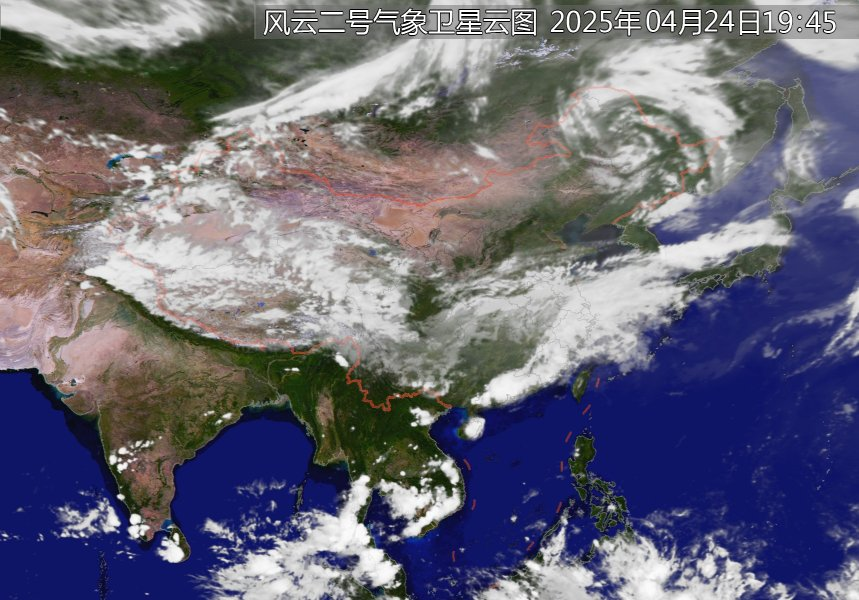
#> input picture images/SEVP_NSMC_WXCL_ASC_E99_ACHN_LNO_PY_20250424111500000.JPG, 859 x 600 px; its folder holds 4 pictures in this run
$ python cloudInterpBatch.py
#> lines starting #> are read from the running program, lines starting #| are printed output that depends on the picture
import cv2
import numpy as np
import imageio
import glob
import os

# 步骤1：收集所有云图文件路径，并排序
# 假设图片都在 ./clouds/ 目录下， 文件后缀为 .JPG
img_dir = './images/'
img_files = sorted(glob.glob(os.path.join(img_dir, '*.JPG')))

# 确认有足够图片
assert len(img_files) >= 2, "至少需要2张图片"

# 可以调整补间帧数
num_inter_frames = 24    # 每对图片之间插8帧

frames = []

for i in range(len(img_files) - 1):
    img1 = cv2.imread(img_files[i])
#> img1 is the input picture: shape (600, 859, 3); mean B, G, R 119.6, 103.7, 104.5
    img2 = cv2.imread(img_files[i+1])
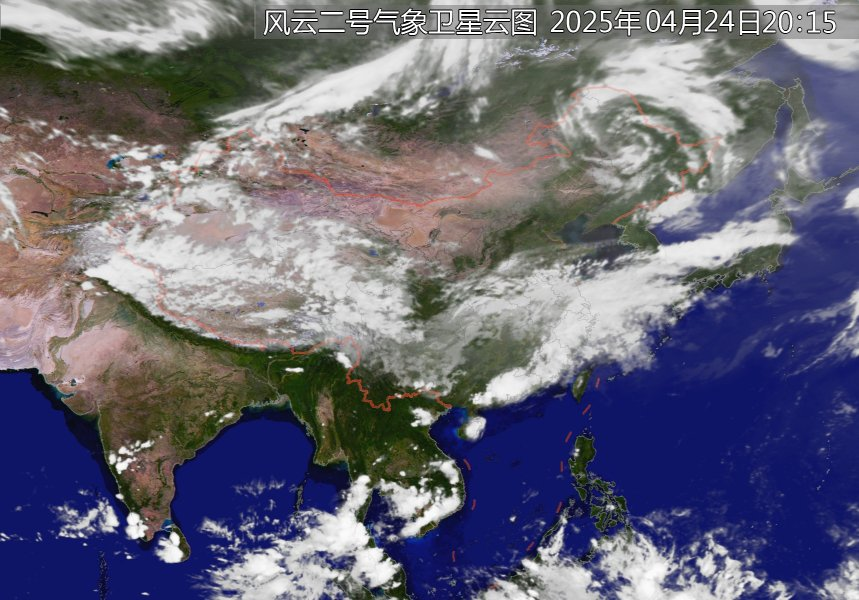
#> input picture images/SEVP_NSMC_WXCL_ASC_E99_ACHN_LNO_PY_20250424121500000.JPG, 859 x 600 px
#> img2 is the input picture: shape (600, 859, 3); mean B, G, R 119.9, 103.9, 104.6
    assert img1.shape == img2.shape, "图片尺寸不一致"

    # 先加原始帧
    if i == 0:
        frames.append(img1)

    # 建立补间帧
    for j in range(1, num_inter_frames + 1):
        alpha = j / (num_inter_frames + 1)
        inter = cv2.addWeighted(img1, 1 - alpha, img2, alpha, 0)
        frames.append(inter)
#> after the loop, frames = 25 items
    frames.append(img2)
#> pass 2 of the loop `for i in range(len(img_files) - 1):`:
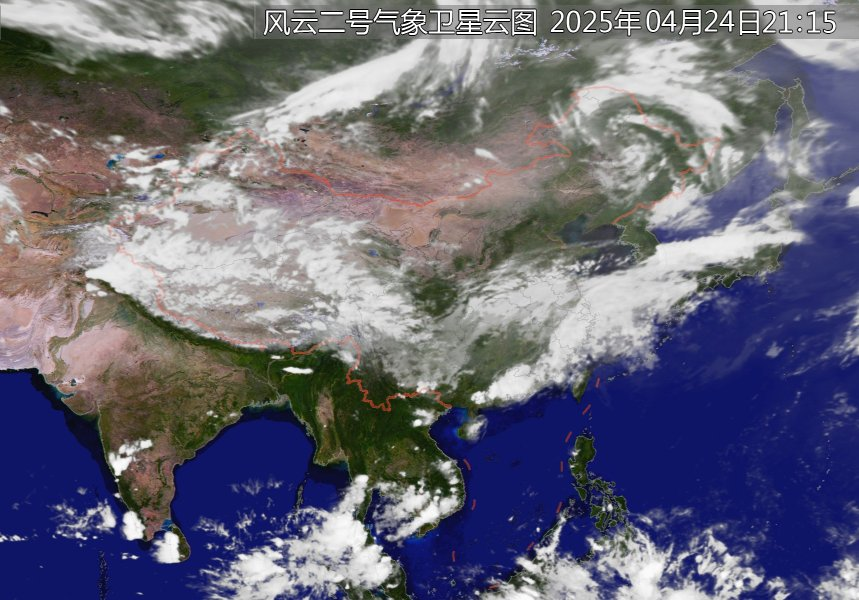
#> input picture images/SEVP_NSMC_WXCL_ASC_E99_ACHN_LNO_PY_20250424131500000.JPG, 859 x 600 px
#> img2 is the input picture: shape (600, 859, 3); mean B, G, R 120.2, 104.1, 104.7
#> the loop `for j in range(1, num_inter_frames + 1):` made 24 passes
#> pass 1, `inter = cv2.addWeighted(img1, 1 - alpha, img2, alpha, 0)`:
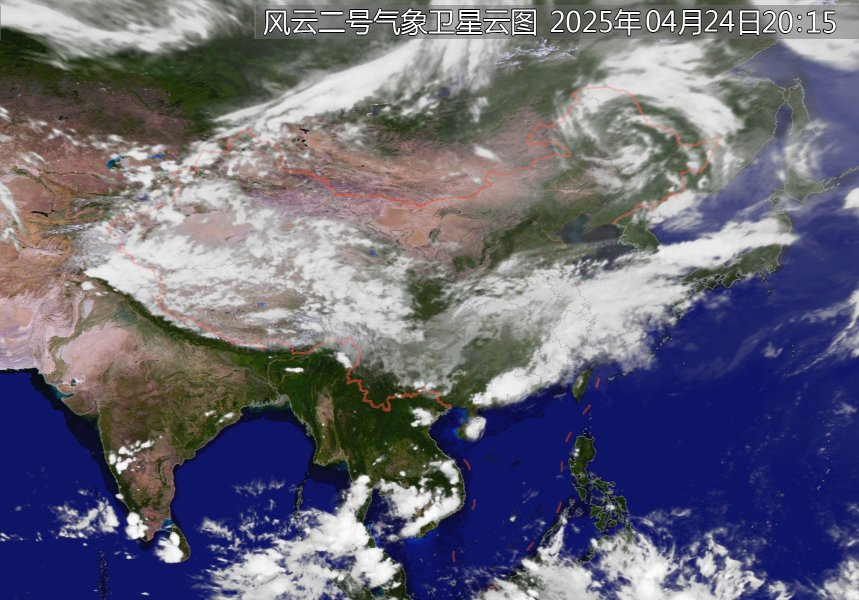
#> inter: shape (600, 859, 3); mean B, G, R 119.9, 103.9, 104.6
#> after the loop `for j in range(1, num_inter_frames + 1):`: frames = 50 items
#> pass 3 of the loop `for i in range(len(img_files) - 1):`:
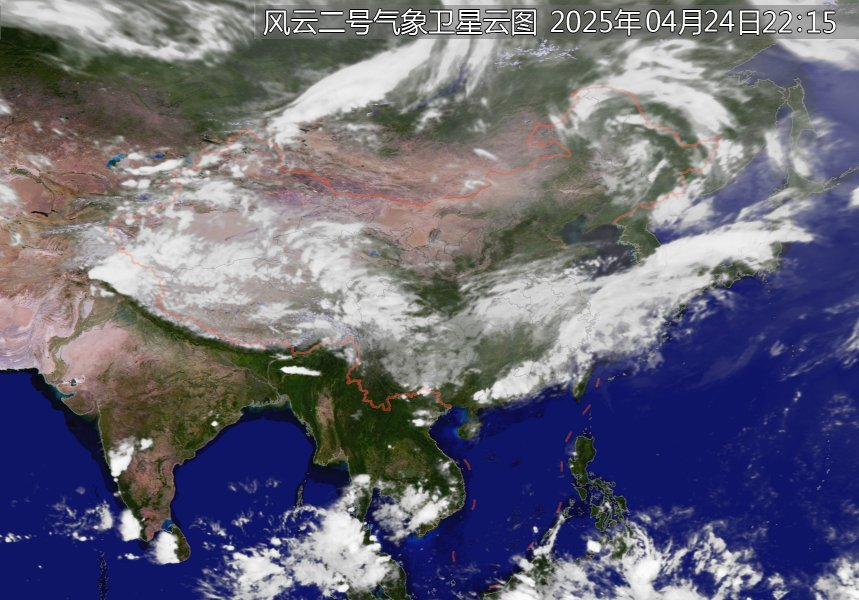
#> input picture images/SEVP_NSMC_WXCL_ASC_E99_ACHN_LNO_PY_20250424141500000.JPG, 859 x 600 px
#> img2 is the input picture: shape (600, 859, 3); mean B, G, R 120.3, 104.1, 104.6
#> the loop `for j in range(1, num_inter_frames + 1):` made 24 passes
#> pass 1, `inter = cv2.addWeighted(img1, 1 - alpha, img2, alpha, 0)`:
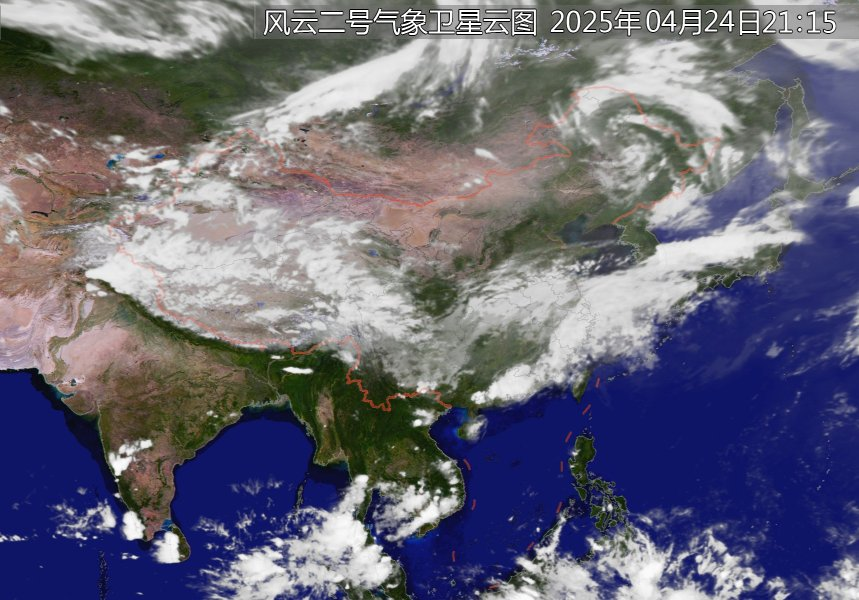
#> inter: shape (600, 859, 3); mean B, G, R 120.2, 104.1, 104.7
#> after the loop `for j in range(1, num_inter_frames + 1):`: frames = 75 items

# 将opencv的BGR转换为RGB用于保存gif
frames_rgb = [cv2.cvtColor(f, cv2.COLOR_BGR2RGB) for f in frames]
#> frames_rgb = 76 items
# 保存为GIF动画
# imageio.mimsave('all_clouds_interp.gif', frames_rgb, duration=0.1)
# 或保存为mp4
h, w = frames[0].shape[:2]
#> h = 600; w = 859
out = cv2.VideoWriter('all_clouds_interp.mp4', cv2.VideoWriter_fourcc(*'mp4v'), 12, (w, h))
for frame in frames:
    out.write(frame)
#> this loop made 76 passes
out.release()
